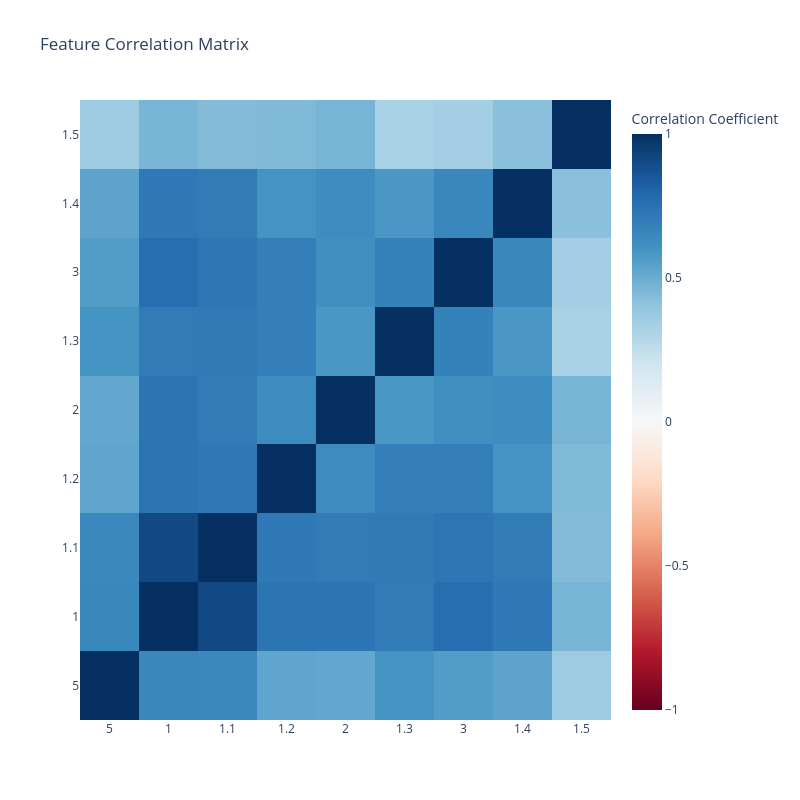

This figure's notebook cell:
### Markdown cell above
## Problem 7 - Generating a Correlation Matrix

Generating and printing the correlation matrix.

### Code cell
R = X_train.corr()  # Generating the correlation matrix

# Printing the correlation matrix via console
print("Correlation Matrix:")
print(R.round(2))

# Visualizing the correlation matrix with a plotly heatmap
fig = go.Figure(data=go.Heatmap(
    z=R.values,  # Matrix values
    x=R.columns,  # x-axis labels
    y=R.index,  # y-axis labels
    colorscale='RdBu',
    zmin=-1,  # fixed minimum for correlation (-1)
    zmax=1,  # fixed maximum for correlation (1)
    colorbar=dict(title='Correlation Coefficient'),  # Adding the colorbar
))
fig.update_layout(
    title='Feature Correlation Matrix',  # Assigning a title
    xaxis_nticks=36,  # Number of ticks on x-axis
    yaxis_nticks=36,  # Number of ticks on y-axis
    width=800,
    height=800
)

fig.show()

### Figure 1 — Plotly figure (JSON) as saved in the notebook; plotly's stock layout.template omitted (floating-point values rounded to 4 significant figures)
{"data": [{"colorbar": {"title": {"text": "Correlation Coefficient"}}, "colorscale": [[0, "rgb(103,0,31)"], [0.1, "rgb(178,24,43)"], [0.2, "rgb(214,96,77)"], [0.3, "rgb(244,165,130)"], [0.4, "rgb(253,219,199)"], [0.5, "rgb(247,247,247)"], [0.6, "rgb(209,229,240)"], [0.7, "rgb(146,197,222)"], [0.8, "rgb(67,147,195)"], [0.9, "rgb(33,102,172)"], [1, "rgb(5,48,97)"]], "type": "heatmap", "x": ["5", "1", "1.1", "1.2", "2", "1.3", "3", "1.4", "1.5"], "y": ["5", "1", "1.1", "1.2", "2", "1.3", "3", "1.4", "1.5"], "z": [[1, 0.6517, 0.6506, 0.5273, 0.5201, 0.6002, 0.5622, 0.5353, 0.3627], [0.6517, 1, 0.9073, 0.7353, 0.7345, 0.7062, 0.7649, 0.7165, 0.4626], [0.6506, 0.9073, 1, 0.7158, 0.7062, 0.7128, 0.7285, 0.7068, 0.4382], [0.5273, 0.7353, 0.7158, 1, 0.6319, 0.6886, 0.6878, 0.5999, 0.4432], [0.5201, 0.7345, 0.7062, 0.6319, 1, 0.5854, 0.6167, 0.6279, 0.4695], [0.6002, 0.7062, 0.7128, 0.6886, 0.5854, 1, 0.6819, 0.5826, 0.326], [0.5622, 0.7649, 0.7285, 0.6878, 0.6167, 0.6819, 1, 0.6548, 0.3421], [0.5353, 0.7165, 0.7068, 0.5999, 0.6279, 0.5826, 0.6548, 1, 0.4199], [0.3627, 0.4626, 0.4382, 0.4432, 0.4695, 0.326, 0.3421, 0.4199, 1]], "zmax": 1, "zmin": -1}], "layout": {"height": 800, "title": {"text": "Feature Correlation Matrix"}, "width": 800, "xaxis": {"nticks": 36}, "yaxis": {"nticks": 36}}}
